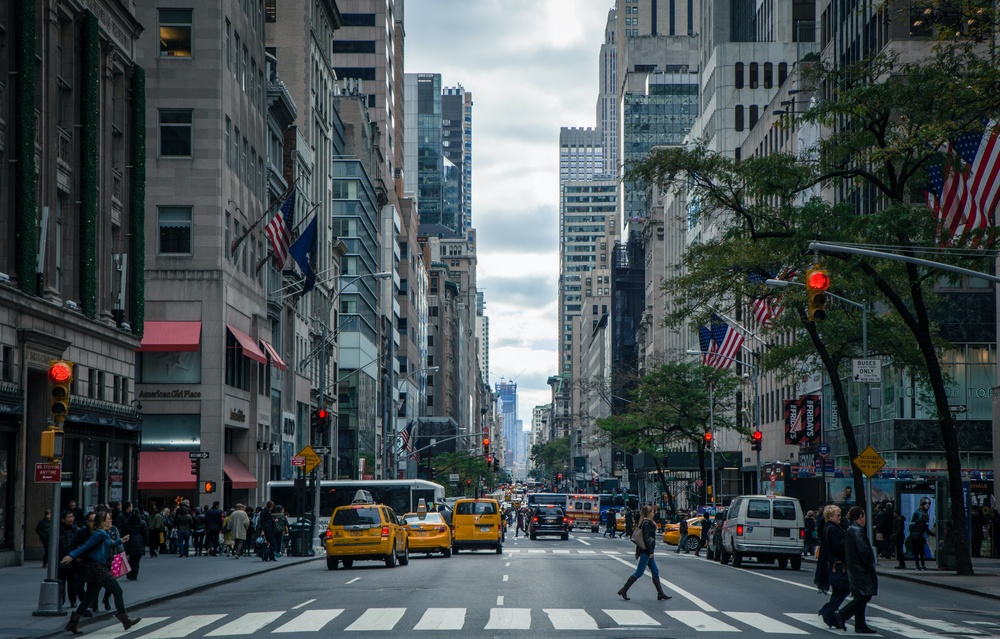
#> input picture Assignment No 5/imges/img2.jpg, 1000 x 639 px, shrunk from 5088 x 3253 before the run, found by its file name
$ jupyter execute Assignment_No2_1.ipynb
#> lines starting #> are read from the running program, lines starting #| are printed output that depends on the picture; after the words box and inside, x2 and y2 are one past the last pixel; in counts of white or black regions, pixels touching at a corner belong together
[cell 1]
import cv2 as cv
import matplotlib.pyplot as plt
import os

[cell 2]
# image path
image_path = '/content/img2.jpg'

[cell 3]
# loading image
img_original = cv.imread(image_path)
#> img_original is the input picture: shape (639, 1000, 3); mean B, G, R 83, 80.5, 71.8
img_original = cv.cvtColor(img_original, cv.COLOR_BGR2RGB)

# showing the original image
plt.imshow(img_original),plt.title('Original')

[cell 4]
# convert image into image scale mode
img_gray_scale = cv.cvtColor(img_original, cv.COLOR_RGB2GRAY)
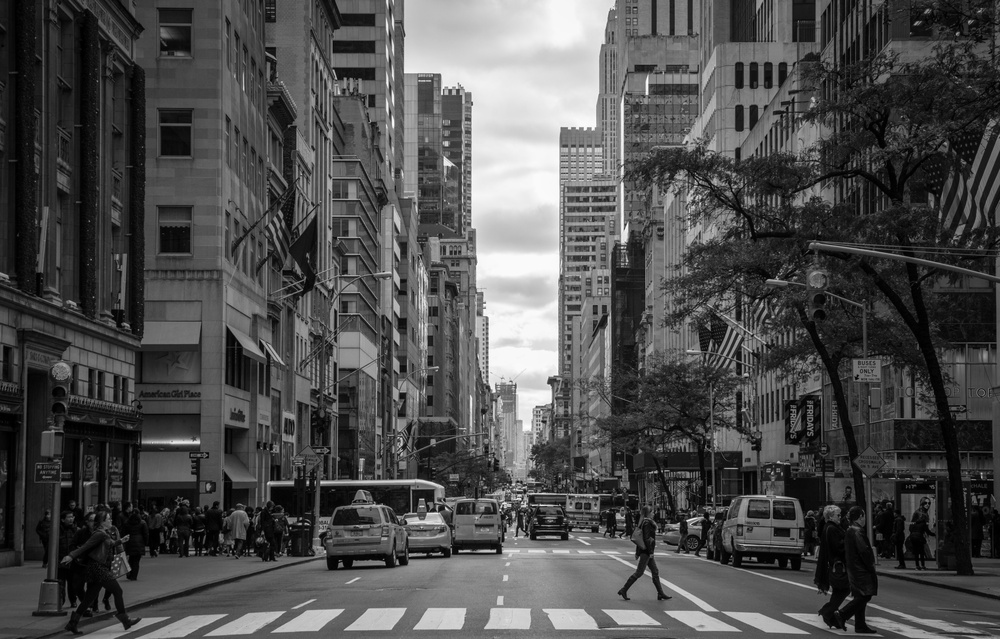
#> img_gray_scale: shape (639, 1000); min 0, max 255, mean 78.2

# showing the grayScale style the image
plt.imshow(img_gray_scale),plt.title('Gray Scale')

[cell 5]
# smoothing the colors of the image
img_blur = cv.medianBlur(img_gray_scale, 9)
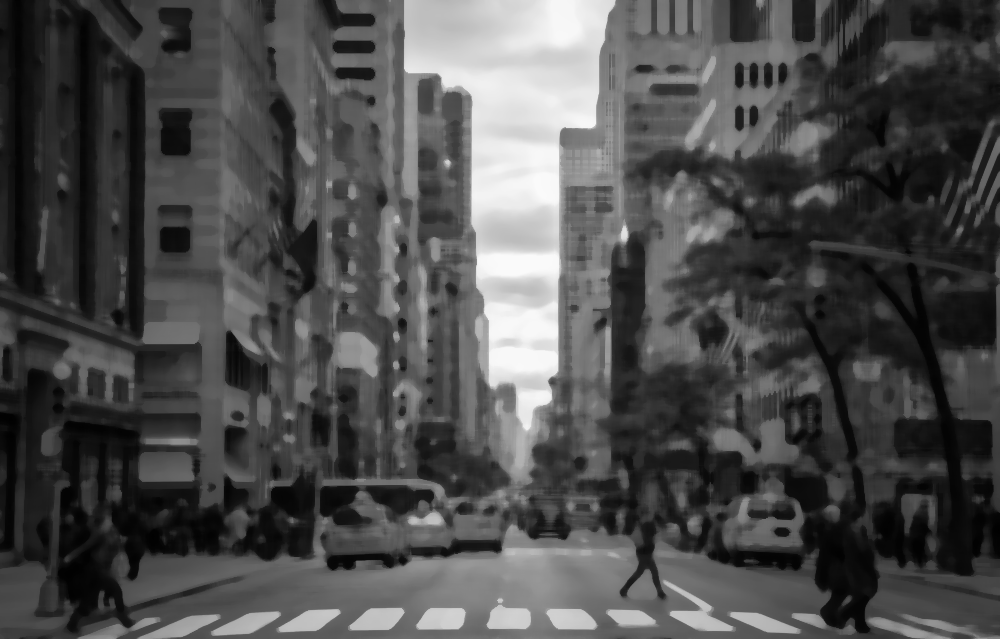
#> img_blur: shape (639, 1000); min 0, max 250, mean 76.9

# showing the grayScale style the image
plt.imshow(img_blur),plt.title('Blur')

[cell 6]
# detecting the edges
edges = cv.adaptiveThreshold(img_blur, 255,
  cv.ADAPTIVE_THRESH_MEAN_C,
  cv.THRESH_BINARY, 9, 2)
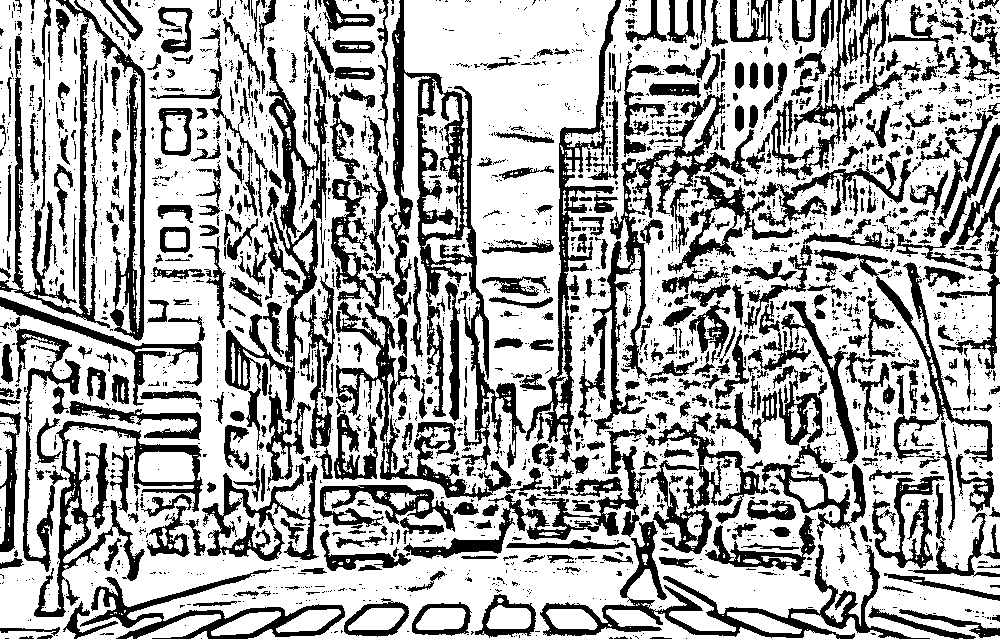
#> edges: shape (639, 1000); 67.1% white; 2580 black regions (1953 under 20 px), largest, box (x1, y1, x2, y2) and area: (388, 0, 526, 470) 12315, (578, 92, 754, 436) 8076, (540, 521, 930, 639) 7003

# showing the detected edges
plt.imshow(edges), plt.title('Edges')

[cell 7]
# creating a mask for the image
img_mask = cv.bilateralFilter(img_original, 9, 300, 300)
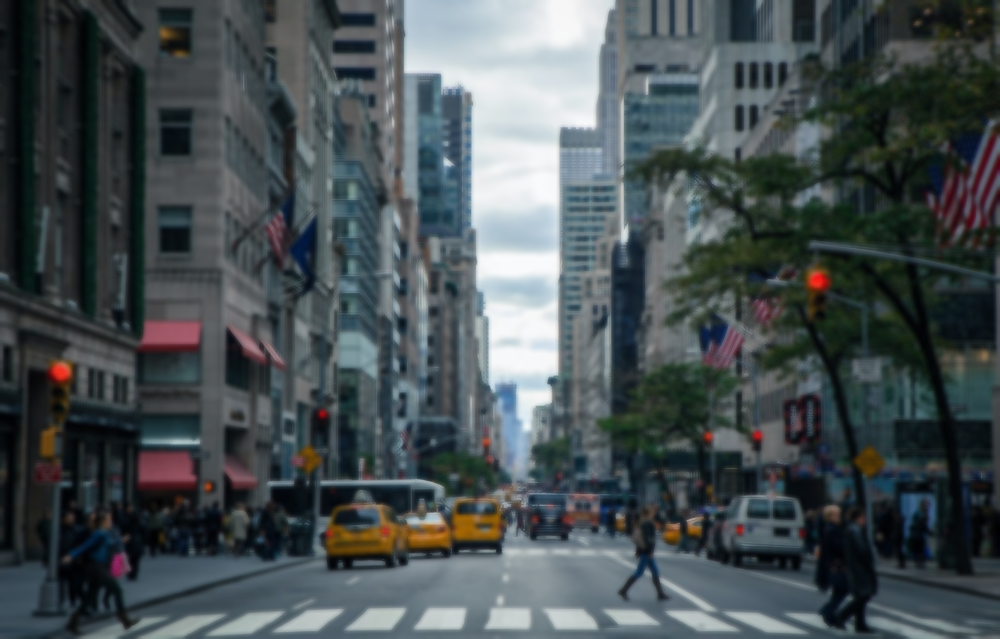
#> img_mask: shape (639, 1000, 3); mean R, G, B 71.7, 80.4, 82.9

# showing mask of the image
plt.imshow(img_mask), plt.title('Mask')

[cell 8]
# convert a cartoonized image
img_cartoon = cv.bitwise_and(img_original, img_mask, mask=edges)
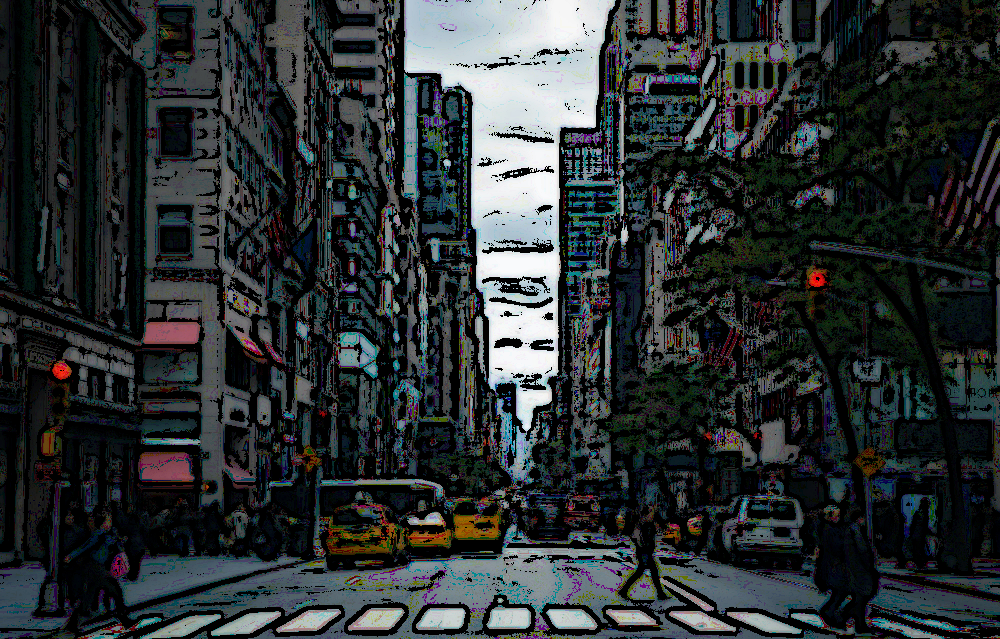
#> img_cartoon: shape (639, 1000, 3); mean R, G, B 43.9, 49, 50.3

# showing the cartoonized image
plt.imshow(img_cartoon), plt.title('Cartoonized')

$ run again, with Assignment No 5/imges/img1.jpg copied over Assignment No 5/imges/img2.jpg
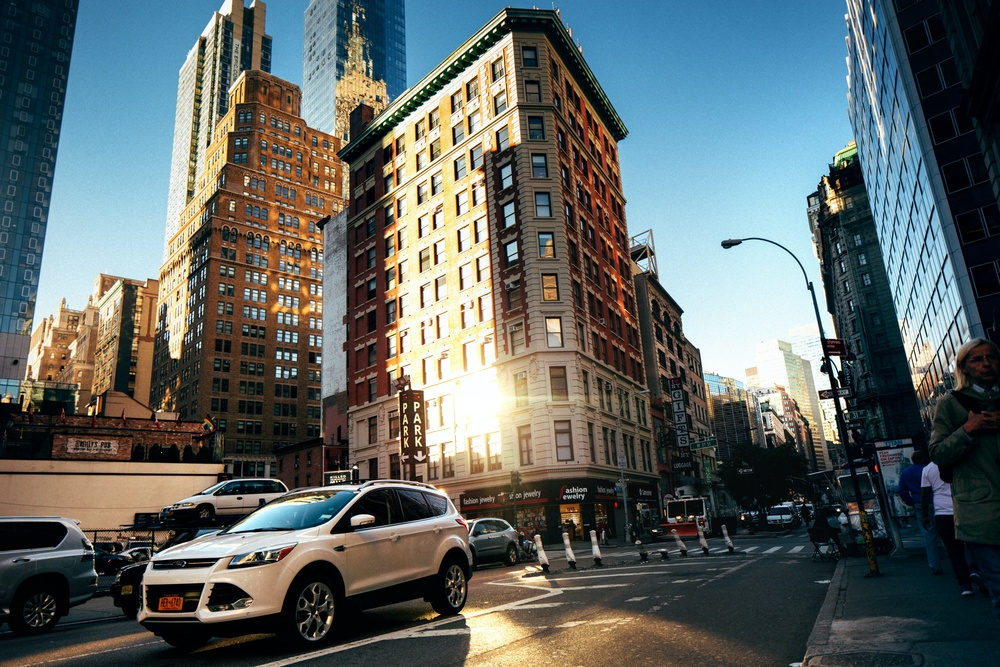
#> input picture Assignment No 5/imges/img1.jpg, 1000 x 667 px, shrunk from 5472 x 3648 before the run, found by its file name
#> img_original is the input picture: shape (667, 1000, 3); mean B, G, R 100.5, 102.2, 94.5
#> `edges = cv.adaptiveThreshold(img_blur, 255, cv.ADAPTIVE_THRESH_MEAN_C,..`:
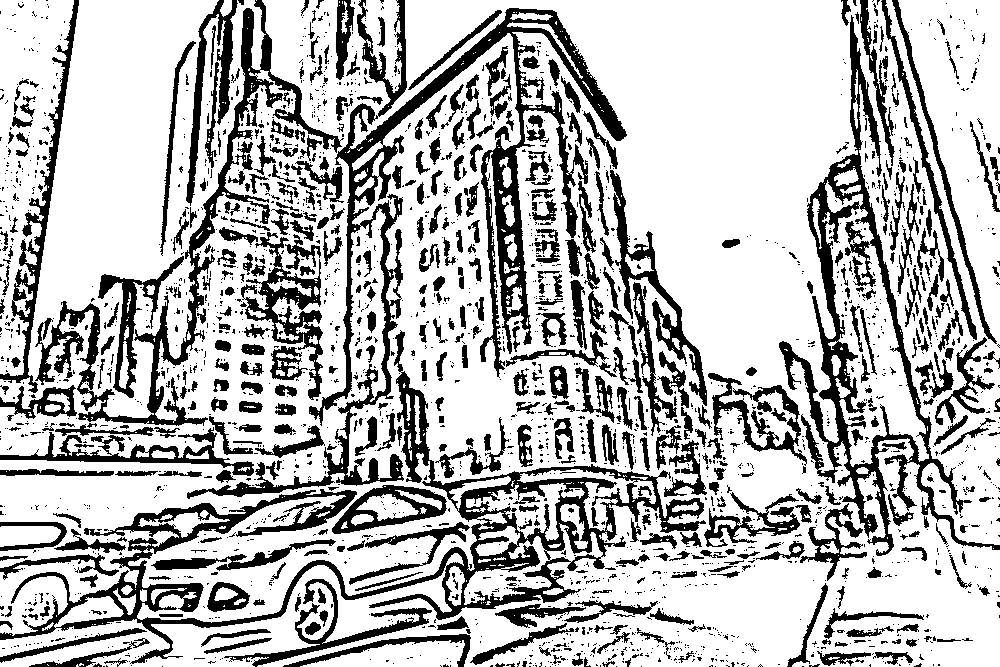
#> edges: shape (667, 1000); 73.1% white; 2364 black regions (1843 under 20 px), largest, box (x1, y1, x2, y2) and area: (0, 330, 706, 664) 22853, (187, 0, 627, 499) 22670, (779, 15, 1000, 556) 14661
#> `img_cartoon = cv.bitwise_and(img_original, img_mask, mask=edges)`:
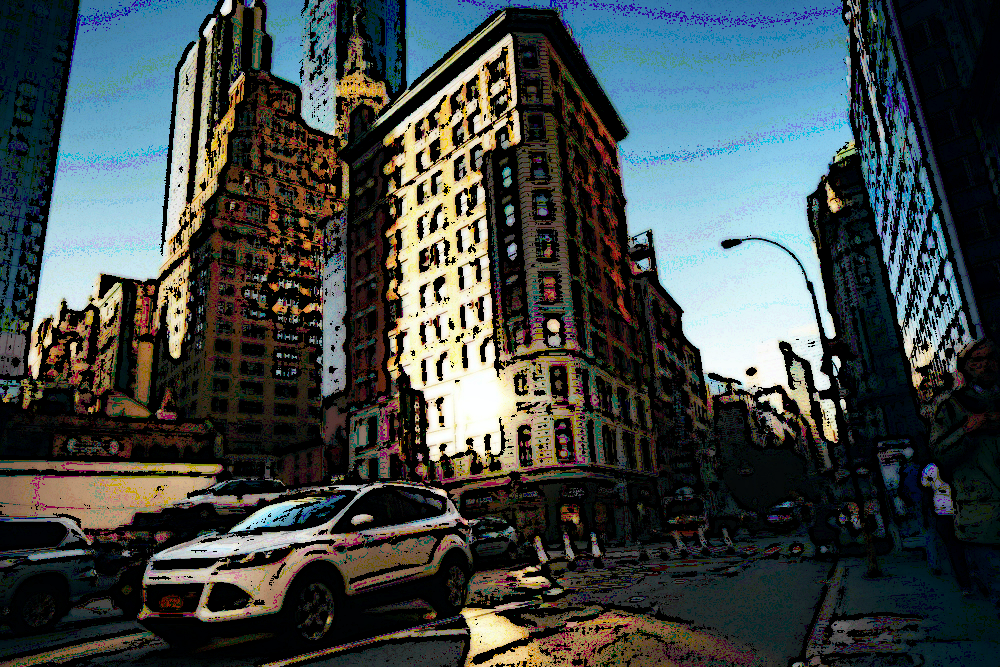
#> img_cartoon: shape (667, 1000, 3); mean R, G, B 64.7, 72.9, 72.6
